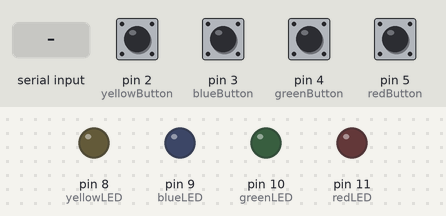
A sketch run on a simulated Arduino Uno, built with avr-gcc and run on an emulated ATmega328P. On the bench: output pins drawn as LEDs (lit = HIGH). The inputs (shaded band) are chosen by the test bench; at power-on: pin 2 (yellowButton), pin 3 (blueButton), pin 4 (greenButton), pin 5 (redButton) HIGH. What the sketch prints to the serial monitor is not drawn.

Above: at 1.2 s.
1.3 s: "0" received over Serial
At 2.5 s:
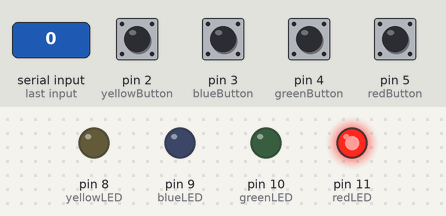
2.8 s: "1" received over Serial
At 3.9 s:
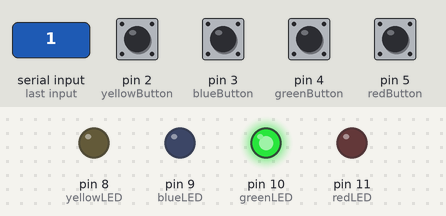
4.3 s: "2" received over Serial
At 5.0 s:
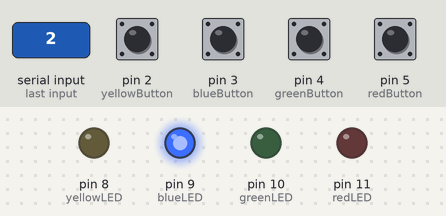
5.8 s: "3" received over Serial
At 6.2 s:
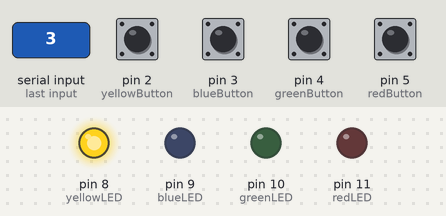
Timing chart, 0 to 8.3 s (numbered marks = the images above; inputs shaded):
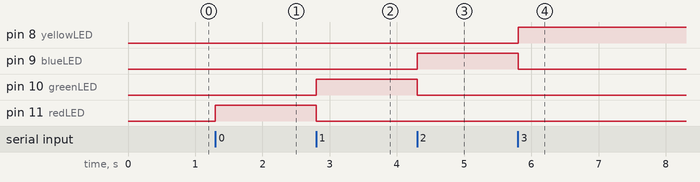

Measured:
- after the input at 1.3 s, pin 11 (redLED): LOW → HIGH at once
- after the input at 2.8 s, pin 10 (greenLED): LOW → HIGH at once; pin 11 (redLED): HIGH → LOW at once
- after the input at 4.3 s, pin 9 (blueLED): LOW → HIGH at once; pin 10 (greenLED): HIGH → LOW at once
- after the input at 5.8 s, pin 8 (yellowLED): LOW → HIGH at once; pin 9 (blueLED): HIGH → LOW at once

The sketch:

led_4_separate_buttons_for_unity_6.ino
```cpp
const int redButton = 5;      // Pin connected to the red button and LED
const int greenButton = 4;    // Pin connected to the green button and LED
const int blueButton = 3;      // Pin connected to the blue button and LED
const int yellowButton = 2;

const int redLED = 11;      // Pin connected to the red button and LED
const int greenLED = 10;    // Pin connected to the green button and LED
const int blueLED = 9;      // Pin connected to the blue button and LED
const int yellowLED = 8;

void setup() {
  Serial.begin(9600);

  pinMode(redButton, INPUT_PULLUP);
  pinMode(greenButton, INPUT_PULLUP);
  pinMode(blueButton, INPUT_PULLUP);
  pinMode(yellowButton, INPUT_PULLUP);

  pinMode(redLED, OUTPUT);
  pinMode(greenLED, OUTPUT);
  pinMode(blueLED, OUTPUT);
  pinMode(yellowLED, OUTPUT);
}

void loop() {
  // Read the button states
  int buttonStateRed = digitalRead(redButton);
  int buttonStateGreen = digitalRead(greenButton);
  int buttonStateBlue = digitalRead(blueButton);
  int buttonStateYellow = digitalRead(yellowButton);


  if (Serial.available() > 0) {
    int data = Serial.read();
    switch (data) {
      case '0':
        digitalWrite(redLED, HIGH);
        digitalWrite(greenLED, LOW);
        digitalWrite(blueLED, LOW);
        digitalWrite(yellowLED, LOW);


        if (buttonStateRed == HIGH) {
          Serial.write('0');
          Serial.flush();
        }
        if (buttonStateBlue == HIGH || buttonStateYellow == HIGH || buttonStateGreen == HIGH) {
          Serial.write('5');
       }

       break;

      case '1':
        digitalWrite(redLED, LOW);
        digitalWrite(greenLED, HIGH);
        digitalWrite(blueLED, LOW);
        digitalWrite(yellowLED, LOW);

        if (buttonStateGreen == HIGH) {
          Serial.write('1');
          Serial.flush();
        }
        if (buttonStateRed == HIGH || buttonStateYellow == HIGH || buttonStateBlue == HIGH) {
          Serial.write('5');
        }
        break;

      case '2':
        digitalWrite(redLED, LOW);
        digitalWrite(greenLED, LOW);
        digitalWrite(blueLED, HIGH);
        digitalWrite(yellowLED, LOW);

        if (buttonStateBlue == HIGH) {
          Serial.write('2');
          Serial.flush();
        }
      if (buttonStateRed == HIGH || buttonStateYellow == HIGH || buttonStateGreen == HIGH) {
          Serial.write('5');
       }
       break;

      case '3':
        digitalWrite(redLED, LOW);
        digitalWrite(greenLED, LOW);
        digitalWrite(blueLED, LOW);
        digitalWrite(yellowLED, HIGH);

        if (buttonStateYellow == HIGH) {
          Serial.write('3');
          Serial.flush();
        }
       if (buttonStateRed == HIGH || buttonStateBlue == HIGH || buttonStateGreen ==HIGH) {
          Serial.write('5');
       }
        break;

      default:
        // If an unrecognized data is received, turn off all LEDs
        digitalWrite(redLED, LOW);
        digitalWrite(greenLED, LOW);
        digitalWrite(blueLED, LOW);
        digitalWrite(yellowButton, LOW);
        break;
    }
  }
}
```
